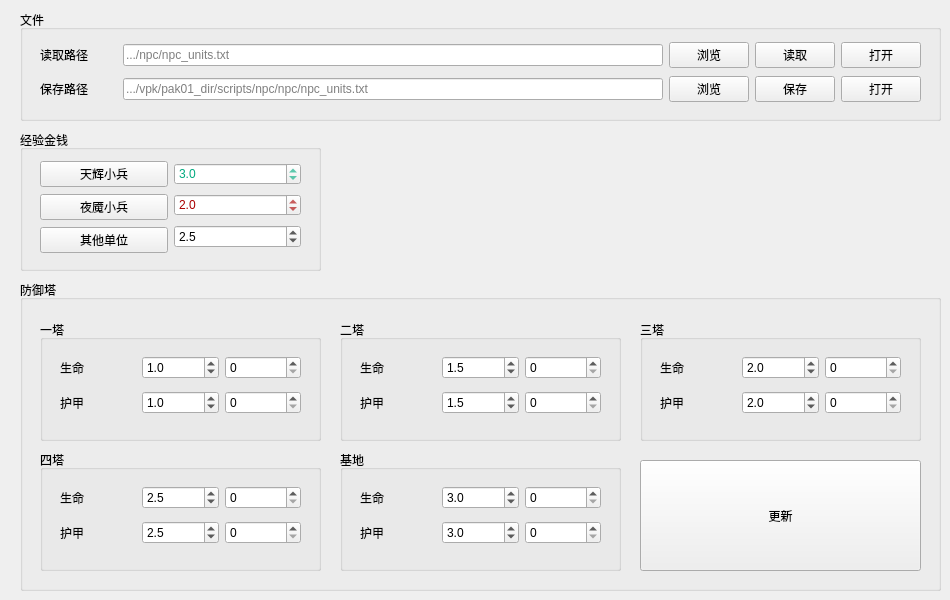
   <widget class="QWidget" name="tab">
    <attribute name="title">
     <string>单位</string>
    </attribute>
    <widget class="QGroupBox" name="groupBox_2">
     <property name="geometry">
      <rect>
       <x>20</x>
       <y>130</y>
       <width>301</width>
       <height>141</height>
      </rect>
     </property>
     <property name="title">
      <string>经验金钱</string>
     </property>
     <widget class="QWidget" name="layoutWidget">
      <property name="geometry">
       <rect>
        <x>20</x>
        <y>30</y>
        <width>261</width>
        <height>94</height>
       </rect>
      </property>
      <layout class="QHBoxLayout" name="horizontalLayout_71">
       <item>
        <layout class="QVBoxLayout" name="verticalLayout_24">
         <item>
          <widget class="QPushButton" name="good_guy_pushButton">
           <property name="text">
            <string>天辉小兵</string>
           </property>
          </widget>
         </item>
         <item>
          <widget class="QPushButton" name="bad_guy_pushButton">
           <property name="text">
            <string>夜魇小兵</string>
           </property>
          </widget>
         </item>
         <item>
          <widget class="QPushButton" name="other_guy_pushButton">
           <property name="text">
            <string>其他单位</string>
           </property>
          </widget>
         </item>
        </layout>
       </item>
       <item>
        <layout class="QVBoxLayout" name="verticalLayout_25">
         <item>
          <widget class="QDoubleSpinBox" name="good_guy_doubleSpinBox">
           <property name="styleSheet">
            <string notr="true">color: rgb(0, 170, 127);</string>
           </property>
           <property name="decimals">
            <number>1</number>
           </property>
           <property name="maximum">
            <double>100.000000000000000</double>
           </property>
           <property name="singleStep">
            <double>0.100000000000000</double>
           </property>
           <property name="value">
            <double>3.000000000000000</double>
           </property>
          </widget>
         </item>
         <item>
          <widget class="QDoubleSpinBox" name="bad_guy_doubleSpinBox">
           <property name="styleSheet">
            <string notr="true">color: rgb(170, 0, 0);</string>
           </property>
           <property name="decimals">
            <number>1</number>
           </property>
           <property name="maximum">
            <double>100.000000000000000</double>
           </property>
           <property name="singleStep">
            <double>0.100000000000000</double>
           </property>
           <property name="value">
            <double>2.000000000000000</double>
           </property>
          </widget>
         </item>
         <item>
          <widget class="QDoubleSpinBox" name="other_guy_doubleSpinBox">
           <property name="styleSheet">
            <string notr="true"/>
           </property>
           <property name="decimals">
            <number>1</number>
           </property>
           <property name="maximum">
            <double>100.000000000000000</double>
           </property>
           <property name="singleStep">
            <double>0.100000000000000</double>
           </property>
           <property name="value">
            <double>2.500000000000000</double>
           </property>
          </widget>
         </item>
        </layout>
       </item>
      </layout>
     </widget>
    </widget>
    <widget class="QGroupBox" name="groupBox">
     <property name="geometry">
      <rect>
       <x>20</x>
       <y>10</y>
       <width>921</width>
       <height>111</height>
      </rect>
     </property>
     <property name="title">
      <string>文件</string>
     </property>
     <widget class="QWidget" name="layoutWidget">
      <property name="geometry">
       <rect>
        <x>20</x>
        <y>30</y>
        <width>881</width>
        <height>64</height>
       </rect>
      </property>
      <layout class="QVBoxLayout" name="verticalLayout_21">
       <item>
        <layout class="QHBoxLayout" name="horizontalLayout" stretch="1,7,1,1,0">
         <item>
          <widget class="QLabel" name="label">
           <property name="text">
            <string>读取路径</string>
           </property>
          </widget>
         </item>
         <item>
          <widget class="QLineEdit" name="unit_load_path_lineEdit">
           <property name="placeholderText">
            <string>.../npc/npc_units.txt</string>
           </property>
          </widget>
         </item>
         <item>
          <widget class="QPushButton" name="browse_unit_load_path_pushButton">
           <property name="text">
            <string>浏览</string>
           </property>
          </widget>
         </item>
         <item>
          <widget class="QPushButton" name="unit_load_pushButton">
           <property name="text">
            <string>读取</string>
           </property>
          </widget>
         </item>
         <item>
          <widget class="QPushButton" name="open_load_unitstxt_pushButton">
           <property name="text">
            <string>打开</string>
           </property>
          </widget>
         </item>
        </layout>
       </item>
       <item>
        <layout class="QHBoxLayout" name="horizontalLayout_65" stretch="1,7,1,1,0">
         <item>
          <widget class="QLabel" name="label_36">
           <property name="text">
            <string>保存路径</string>
           </property>
          </widget>
         </item>
         <item>
          <widget class="QLineEdit" name="unit_save_path_lineEdit">
           <property name="placeholderText">
            <string>.../vpk/pak01_dir/scripts/npc/npc/npc_units.txt</string>
           </property>
          </widget>
         </item>
         <item>
          <widget class="QPushButton" name="browse_unit_save_path_pushButton">
           <property name="text">
            <string>浏览</string>
           </property>
          </widget>
         </item>
         <item>
          <widget class="QPushButton" name="unit_save_pushButton">
           <property name="text">
            <string>保存</string>
           </property>
          </widget>
         </item>
         <item>
          <widget class="QPushButton" name="open_save_unitstxt_pushButton">
           <property name="text">
            <string>打开</string>
           </property>
          </widget>
         </item>
        </layout>
       </item>
      </layout>
     </widget>
    </widget>
    <widget class="QGroupBox" name="groupBox_7">
     <property name="geometry">
      <rect>
       <x>20</x>
       <y>280</y>
       <width>921</width>
       <height>311</height>
      </rect>
     </property>
     <property name="title">
      <string>防御塔</string>
     </property>
     <widget class="QGroupBox" name="groupBox_6">
      <property name="geometry">
       <rect>
        <x>20</x>
        <y>170</y>
        <width>281</width>
        <height>121</height>
       </rect>
      </property>
      <property name="title">
       <string>四塔</string>
      </property>
      <widget class="QWidget" name="layoutWidget_5">
       <property name="geometry">
        <rect>
         <x>20</x>
         <y>30</y>
         <width>241</width>
         <height>71</height>
        </rect>
       </property>
       <layout class="QVBoxLayout" name="verticalLayout_5">
        <item>
         <layout class="QHBoxLayout" name="horizontalLayout_9">
          <item>
           <widget class="QLabel" name="label_9">
            <property name="text">
             <string>生命</string>
            </property>
           </widget>
          </item>
          <item>
           <widget class="QDoubleSpinBox" name="doubleSpinBox_8">
            <property name="decimals">
             <number>1</number>
            </property>
            <property name="singleStep">
             <double>0.100000000000000</double>
            </property>
            <property name="value">
             <double>2.500000000000000</double>
            </property>
           </widget>
          </item>
          <item>
           <widget class="QSpinBox" name="spinBox_7">
            <property name="maximum">
             <number>100000</number>
            </property>
            <property name="singleStep">
             <number>100</number>
            </property>
            <property name="stepType">
             <enum>QAbstractSpinBox::DefaultStepType</enum>
            </property>
           </widget>
          </item>
         </layout>
        </item>
        <item>
         <layout class="QHBoxLayout" name="horizontalLayout_10">
          <item>
           <widget class="QLabel" name="label_10">
            <property name="text">
             <string>护甲</string>
            </property>
           </widget>
          </item>
          <item>
           <widget class="QDoubleSpinBox" name="doubleSpinBox_9">
            <property name="decimals">
             <number>1</number>
            </property>
            <property name="singleStep">
             <double>0.100000000000000</double>
            </property>
            <property name="value">
             <double>2.500000000000000</double>
            </property>
           </widget>
          </item>
          <item>
           <widget class="QSpinBox" name="spinBox_8">
            <property name="maximum">
             <number>100000</number>
            </property>
            <property name="singleStep">
             <number>1</number>
            </property>
            <property name="stepType">
             <enum>QAbstractSpinBox::DefaultStepType</enum>
            </property>
           </widget>
          </item>
         </layout>
        </item>
       </layout>
      </widget>
     </widget>
     <widget class="QGroupBox" name="groupBox_4">
      <property name="geometry">
       <rect>
        <x>320</x>
        <y>40</y>
        <width>281</width>
        <height>121</height>
       </rect>
      </property>
      <property name="title">
       <string>二塔</string>
      </property>
      <widget class="QWidget" name="layoutWidget_3">
       <property name="geometry">
        <rect>
         <x>20</x>
         <y>30</y>
         <width>241</width>
         <height>71</height>
        </rect>
       </property>
       <layout class="QVBoxLayout" name="verticalLayout_3">
        <item>
         <layout class="QHBoxLayout" name="horizontalLayout_5">
          <item>
           <widget class="QLabel" name="label_5">
            <property name="text">
             <string>生命</string>
            </property>
           </widget>
          </item>
          <item>
           <widget class="QDoubleSpinBox" name="doubleSpinBox_4">
            <property name="decimals">
             <number>1</number>
            </property>
            <property name="singleStep">
             <double>0.100000000000000</double>
            </property>
            <property name="value">
             <double>1.500000000000000</double>
            </property>
           </widget>
          </item>
          <item>
           <widget class="QSpinBox" name="spinBox_3">
            <property name="maximum">
             <number>100000</number>
            </property>
            <property name="singleStep">
             <number>100</number>
            </property>
            <property name="stepType">
             <enum>QAbstractSpinBox::DefaultStepType</enum>
            </property>
           </widget>
          </item>
         </layout>
        </item>
        <item>
         <layout class="QHBoxLayout" name="horizontalLayout_6">
          <item>
           <widget class="QLabel" name="label_6">
            <property name="text">
             <string>护甲</string>
            </property>
           </widget>
          </item>
          <item>
           <widget class="QDoubleSpinBox" name="doubleSpinBox_5">
            <property name="decimals">
             <number>1</number>
            </property>
            <property name="singleStep">
             <double>0.100000000000000</double>
            </property>
            <property name="value">
             <double>1.500000000000000</double>
            </property>
           </widget>
          </item>
          <item>
           <widget class="QSpinBox" name="spinBox_4">
            <property name="maximum">
             <number>100000</number>
            </property>
            <property name="singleStep">
             <number>1</number>
            </property>
            <property name="stepType">
             <enum>QAbstractSpinBox::DefaultStepType</enum>
            </property>
           </widget>
          </item>
         </layout>
        </item>
       </layout>
      </widget>
     </widget>
     <widget class="QGroupBox" name="groupBox_3">
      <property name="geometry">
       <rect>
        <x>20</x>
        <y>40</y>
        <width>281</width>
        <height>121</height>
       </rect>
      </property>
      <property name="title">
       <string>一塔</string>
      </property>
      <widget class="QWidget" name="layoutWidget">
       <property name="geometry">
        <rect>
         <x>20</x>
         <y>30</y>
         <width>241</width>
         <height>71</height>
        </rect>
       </property>
       <layout class="QVBoxLayout" name="verticalLayout_2">
        <item>
         <layout class="QHBoxLayout" name="horizontalLayout_3">
          <item>
           <widget class="QLabel" name="label_3">
            <property name="text">
             <string>生命</string>
            </property>
           </widget>
          </item>
          <item>
           <widget class="QDoubleSpinBox" name="doubleSpinBox_2">
            <property name="decimals">
             <number>1</number>
            </property>
            <property name="singleStep">
             <double>0.100000000000000</double>
            </property>
            <property name="value">
             <double>1.000000000000000</double>
            </property>
           </widget>
          </item>
          <item>
           <widget class="QSpinBox" name="spinBox">
            <property name="maximum">
             <number>100000</number>
            </property>
            <property name="singleStep">
             <number>100</number>
            </property>
            <property name="stepType">
             <enum>QAbstractSpinBox::DefaultStepType</enum>
            </property>
           </widget>
          </item>
         </layout>
        </item>
        <item>
         <layout class="QHBoxLayout" name="horizontalLayout_4">
          <item>
           <widget class="QLabel" name="label_4">
            <property name="text">
             <string>护甲</string>
            </property>
           </widget>
          </item>
          <item>
           <widget class="QDoubleSpinBox" name="doubleSpinBox_3">
            <property name="decimals">
             <number>1</number>
            </property>
            <property name="singleStep">
             <double>0.100000000000000</double>
            </property>
            <property name="value">
             <double>1.000000000000000</double>
            </property>
           </widget>
          </item>
          <item>
           <widget class="QSpinBox" name="spinBox_2">
            <property name="maximum">
             <number>100000</number>
            </property>
            <property name="singleStep">
             <number>1</number>
            </property>
            <property name="stepType">
             <enum>QAbstractSpinBox::DefaultStepType</enum>
            </property>
           </widget>
          </item>
         </layout>
        </item>
       </layout>
      </widget>
     </widget>
     <widget class="QGroupBox" name="groupBox_5">
      <property name="geometry">
       <rect>
        <x>620</x>
        <y>40</y>
        <width>281</width>
        <height>121</height>
       </rect>
      </property>
      <property name="title">
       <string>三塔</string>
      </property>
      <widget class="QWidget" name="layoutWidget_4">
       <property name="geometry">
        <rect>
         <x>20</x>
         <y>30</y>
         <width>241</width>
         <height>71</height>
        </rect>
       </property>
       <layout class="QVBoxLayout" name="verticalLayout_4">
        <item>
         <layout class="QHBoxLayout" name="horizontalLayout_7">
          <item>
           <widget class="QLabel" name="label_7">
            <property name="text">
             <string>生命</string>
            </property>
           </widget>
          </item>
          <item>
           <widget class="QDoubleSpinBox" name="doubleSpinBox_6">
            <property name="decimals">
             <number>1</number>
            </property>
            <property name="singleStep">
             <double>0.100000000000000</double>
            </property>
            <property name="value">
             <double>2.000000000000000</double>
            </property>
           </widget>
          </item>
          <item>
           <widget class="QSpinBox" name="spinBox_5">
            <property name="maximum">
             <number>100000</number>
            </property>
            <property name="singleStep">
             <number>100</number>
            </property>
            <property name="stepType">
             <enum>QAbstractSpinBox::DefaultStepType</enum>
            </property>
           </widget>
          </item>
         </layout>
        </item>
        <item>
         <layout class="QHBoxLayout" name="horizontalLayout_8">
          <item>
           <widget class="QLabel" name="label_8">
            <property name="text">
             <string>护甲</string>
            </property>
           </widget>
          </item>
          <item>
           <widget class="QDoubleSpinBox" name="doubleSpinBox_7">
            <property name="decimals">
             <number>1</number>
            </property>
            <property name="singleStep">
             <double>0.100000000000000</double>
            </property>
            <property name="value">
             <double>2.000000000000000</double>
            </property>
           </widget>
          </item>
          <item>
           <widget class="QSpinBox" name="spinBox_6">
            <property name="maximum">
             <number>100000</number>
            </property>
            <property name="singleStep">
             <number>1</number>
            </property>
            <property name="stepType">
             <enum>QAbstractSpinBox::DefaultStepType</enum>
            </property>
           </widget>
          </item>
         </layout>
        </item>
       </layout>
      </widget>
     </widget>
     <widget class="QPushButton" name="update_tower_pushButton">
      <property name="geometry">
       <rect>
        <x>620</x>
        <y>180</y>
        <width>281</width>
        <height>111</height>
       </rect>
      </property>
      <property name="text">
       <string>更新</string>
      </property>
     </widget>
     <widget class="QGroupBox" name="groupBox_8">
      <property name="geometry">
       <rect>
        <x>320</x>
        <y>170</y>
        <width>281</width>
        <height>121</height>
       </rect>
      </property>
      <property name="title">
       <string>基地</string>
      </property>
      <widget class="QWidget" name="layoutWidget_6">
       <property name="geometry">
        <rect>
         <x>20</x>
         <y>30</y>
         <width>241</width>
         <height>71</height>
        </rect>
       </property>
       <layout class="QVBoxLayout" name="verticalLayout_6">
        <item>
         <layout class="QHBoxLayout" name="horizontalLayout_11">
          <item>
           <widget class="QLabel" name="label_11">
            <property name="text">
             <string>生命</string>
            </property>
           </widget>
          </item>
          <item>
           <widget class="QDoubleSpinBox" name="doubleSpinBox_10">
            <property name="decimals">
             <number>1</number>
            </property>
            <property name="singleStep">
             <double>0.100000000000000</double>
            </property>
            <property name="value">
             <double>3.000000000000000</double>
            </property>
           </widget>
          </item>
          <item>
           <widget class="QSpinBox" name="spinBox_9">
            <property name="maximum">
             <number>100000</number>
            </property>
            <property name="singleStep">
             <number>100</number>
            </property>
            <property name="stepType">
             <enum>QAbstractSpinBox::DefaultStepType</enum>
            </property>
           </widget>
          </item>
         </layout>
        </item>
        <item>
         <layout class="QHBoxLayout" name="horizontalLayout_12">
          <item>
           <widget class="QLabel" name="label_12">
            <property name="text">
             <string>护甲</string>
            </property>
           </widget>
          </item>
          <item>
           <widget class="QDoubleSpinBox" name="doubleSpinBox_11">
            <property name="decimals">
             <number>1</number>
            </property>
            <property name="singleStep">
             <double>0.100000000000000</double>
            </property>
            <property name="value">
             <double>3.000000000000000</double>
            </property>
           </widget>
          </item>
          <item>
           <widget class="QSpinBox" name="spinBox_10">
            <property name="maximum">
             <number>100000</number>
            </property>
            <property name="singleStep">
             <number>1</number>
            </property>
            <property name="stepType">
             <enum>QAbstractSpinBox::DefaultStepType</enum>
            </property>
           </widget>
          </item>
         </layout>
        </item>
       </layout>
      </widget>
     </widget>
    </widget>
   </widget>
